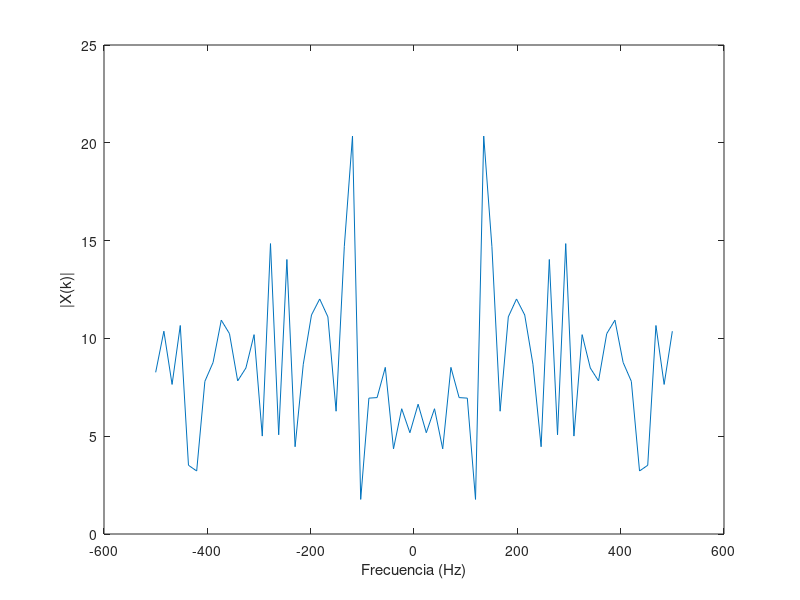

Write the MATLAB code that produced this figure. (Note: this script raises an error after producing the figure.)
%%%%%%%%%%%%%%%%%%%%%%%%%%%%%%%%%%%%%%%%%%%%%%%%%%%%%%%%%%%%
%%%%%%%%%%%%%%  PARTE 1: Convolución Circular %%%%%%%%%%%%%%
%%%%%%%%%%%%%%%%%%%%%%%%%%%%%%%%%%%%%%%%%%%%%%%%%%%%%%%%%%%%

% PREGUNTA 1

% Parámetros
N = 64;        % Longitud de x[n], puede ajustarse
Ts = 1e-3;     % Periodo de muestreo

% Generar señal aleatoria x[n]
x = randn(N, 1);

% Calcular su espectro X(k)
X = fftshift(fft(x));

% Vector de frecuencia para graficar
Fs = 1/Ts;
f = linspace(-Fs/2, Fs/2, N);

% Graficar el espectro de x[n]
figure;
plot(f, abs(X));
xlabel("Frecuencia (Hz)");
ylabel("|X(k)|");
xline(0)
title("Espectro de x[n]");

% PREGUNTA 2

% Respuesta al impulso del canal h[n]
h = [0, -0.1, 0.3, -0.5, 0.7, -0.9, 0.7, -0.5, 0.3, -0.1, 0]';

% Llenar con ceros h[n] hasta longitud N
h_padded = [h; zeros(N - length(h), 1)];

% Calcular su espectro H(k)
H = fftshift(fft(h_padded));

% Graficar el espectro de h[n]
figure;
plot(f, abs(H));
xlabel("Frecuencia (Hz)");
ylabel("|H(k)|");
title("Espectro de h[n]");

% Convolución lineal
y = conv(x, h);

% Calcular su FFT de N puntos
Y = fftshift(fft(y, N));

% Graficar el espectro de y[n]
figure;
plot(f, abs(Y));
xlabel("Frecuencia (Hz)");
ylabel("|Y(k)|");
title("Espectro de y[n] (Convolución Lineal)");

% Convolución circular
yc = cconv(x, h, N);  % Convolución circular de N puntos

% Calcular su espectro Yc(k)
Yc = fftshift(fft(yc));

% Graficar el espectro de yc[n]
figure;
plot(f, abs(Yc));
xlabel("Frecuencia (Hz)");
ylabel("|Y_c(k)|");
title("Espectro de y_c[n] (Convolución Circular)");

% Calcular el producto X(k) * H(k)
XH = X .* H;

% Comparación entre X(k)*H(k) y Y(k)
figure;
subplot(2,1,1);
plot(f, abs(XH), f, abs(Y));
xlabel("Frecuencia (Hz)");
ylabel("Magnitud");
title("Comparación de X(k)*H(k) y Y(k)");
legend("|X(k)*H(k)|", "|Y(k)|");

% Comparación entre X(k)*H(k) y Yc(k)
subplot(2,1,2);
plot(f, abs(XH), f, abs(Yc));
xlabel("Frecuencia (Hz)");
ylabel("Magnitud");
title("Comparación de X(k)*H(k) y Y_c(k)");
legend("|X(k)*H(k)|", "|Y_c(k)|");

% Longitud del prefijo cíclico (debe ser >= longitud de h[n]-1)
L = length(h) - 1;

% Construir prefijo cíclico a partir de las últimas L muestras de x[n]
cyclic_prefix = x(end-L+1:end);

% Extender x[n] con prefijo cíclico
x_ext = [cyclic_prefix; x];

% Longitud óptima del prefijo cíclico es L = length(h) - 1 = 10
fprintf("Longitud elegida del prefijo cíclico: %d\n", L);

% Convolución lineal con la señal extendida
y_ext = conv(x_ext, h);

% Eliminar las primeras L muestras para extraer el resultado de la convolución circular
yc_extracted = y_ext(L+1:L+N);

% Verificar que yc extraído coincide con la convolución circular yc
difference = max(abs(yc - yc_extracted));
fprintf("Diferencia máxima entre yc y yc extraído: %e\n", difference);

%%%%%%%%%%%%%%%%%%%%%%%%%%%%%%%%%%%%%%%%%%%%%%%%%%%%%%%%%%%%
%%%%%%%%%%%%%%%%%%  PARTE 2: Ecualización %%%%%%%%%%%%%%%%%%
%%%%%%%%%%%%%%%%%%%%%%%%%%%%%%%%%%%%%%%%%%%%%%%%%%%%%%%%%%%%

% Parámetros de OFDM
NFFT = 128;           % Tamaño de FFT
Ncp = 16;             % Longitud del prefijo cíclico (varía según el caso)
Nofdm = 100;          % Número de símbolos OFDM
Nsub = 10;            % Número de subportadoras de datos
modOrder = 4;         % Modulación QPSK (número M-ario)

% Respuesta al impulso del canal h[n]
h = [0, -0.1, 0.3, -0.5, 0.7, -0.9, 0.7, -0.5, 0.3, -0.1, 0];

% Respuesta de frecuencia ideal del canal
H = fft(h, NFFT);

% Generar bits aleatorios
numBits = Nsub * Nofdm * log2(modOrder);
bits = randi([0 1], numBits, 1);

%%%%%%%%%%%%%%%%%%%%%%%%%%%%%%%%%%%%%%%%%%%%%%%%%%%%%%%%%%%%
%%%%%%%%%%%%  PARTE A: Intervalo de guarda con 0 %%%%%%%%%%%%%%%%%%
%%%%%%%%%%%%%%%%%%%%%%%%%%%%%%%%%%%%%%%%%%%%%%%%%%%%%%%%%%%%

% Actualizar Ncp para este caso
Ncp = 16;

% Modulación QPSK
symbols = moduladorQPSK(bits);

% Remodelar símbolos en subportadoras x símbolos OFDM
symbols_matrix = reshape(symbols, Nsub, Nofdm);

% Inicializar la matriz de símbolos OFDM
X = zeros(NFFT, Nofdm);

% Mapear símbolos a subportadoras
X(2:Nsub+1, :) = symbols_matrix;

% Modulación OFDM (IFFT)
ofdm_symbols = ifft(X, NFFT);

% Agregar intervalo de guarda lleno de ceros
ofdm_with_guard = [zeros(Ncp, Nofdm); ofdm_symbols];

% Serializar los símbolos OFDM
s = ofdm_with_guard(:);

% Transmitir a través del canal
s_rx = conv(s, h);
s_rx = s_rx(1:length(s));

% Remodelar la señal recibida
s_rx_matrix = reshape(s_rx, NFFT + Ncp, Nofdm);

% Eliminar el intervalo de guarda
received_symbols = s_rx_matrix(Ncp+1:end, :);

% Demodulación OFDM (FFT)
Y = fft(received_symbols, NFFT);

size(Y)
size(repmat(H.', 1, Nofdm))

% Ecualización en el dominio de frecuencia
Y_eq = Y ./ repmat(H, 1, Nofdm);

% Extraer las subportadoras de datos
received_data = Y_eq(2:Nsub+1, :);
received_data = received_data(:);

% Demodulación QPSK
received_bits = demoduladorQPSK(received_data);

% Calcular BER
num_errors = sum(bits ~= received_bits);
bit_error_rate = num_errors / numBits;
fprintf("Caso a) BER con intervalo de guarda en cero: %f\n", bit_error_rate);

% Diagrama de constelación
figure;
subplot(1,2,1);
plot(real(symbols), imag(symbols), "o");
title("Constelación Transmitida");
xlabel("En Fase");
ylabel("En Cuadratura");
axis square;

subplot(1,2,2);
plot(real(received_data), imag(received_data), "o");
title("Constelación Recibida (Caso a)");
xlabel("En Fase");
ylabel("En Cuadratura");
axis square;

%%%%%%%%%%%%%%%%%%%%%%%%%%%%%%%%%%%%%%%%%%%%%%%%%%%%%%%%%%%%
%%%%%%%%%%%%  PARTE B: Intervalo de guarda con 0 %%%%%%%%%%%%%%%%%%
%%%%%%%%%%%%%%%%%%%%%%%%%%%%%%%%%%%%%%%%%%%%%%%%%%%%%%%%%%%%

% Actualizar Ncp para el Caso b)
Ncp = 4;  % Longitud del prefijo cíclico menor al canal

% Modulación QPSK
symbols_b = moduladorQPSK(bits);

% Remodelar símbolos en subportadoras x símbolos OFDM
symbols_matrix_b = reshape(symbols_b, Nsub, Nofdm);

% Inicializar la matriz de símbolos OFDM
X_b = zeros(NFFT, Nofdm);

% Mapear símbolos a subportadoras
X_b(2:Nsub+1, :) = symbols_matrix_b;

% Modulación OFDM (IFFT)
ofdm_symbols_b = ifft(X_b, NFFT);

% Agregar prefijo cíclico (copia de las últimas Ncp muestras)
cyclic_prefix_b = ofdm_symbols_b(end-Ncp+1:end, :);
ofdm_with_cp_b = [cyclic_prefix_b; ofdm_symbols_b];

% Serializar los símbolos OFDM
s_b = ofdm_with_cp_b(:);

% Transmitir a través del canal
s_rx_b = conv(s_b, h);
s_rx_b = s_rx_b(1:length(s_b));

% Remodelar la señal recibida
s_rx_matrix_b = reshape(s_rx_b, NFFT + Ncp, Nofdm);

% Eliminar el prefijo cíclico
received_symbols_b = s_rx_matrix_b(Ncp+1:end, :);

% Demodulación OFDM (FFT)
Y_b = fft(received_symbols_b, NFFT);

% Ecualización en el dominio de frecuencia
Y_eq_b = Y_b ./ repmat(H, 1, Nofdm);

% Extraer las subportadoras de datos
received_data_b = Y_eq_b(2:Nsub+1, :);
received_data_b = received_data_b(:);

% Demodulación QPSK
received_bits_b = demoduladorQPSK(received_data_b);

% Calcular BER
num_errors_b = sum(bits ~= received_bits_b);
bit_error_rate_b = num_errors_b / numBits;
fprintf("Caso b) BER con prefijo cíclico corto: %f\n", bit_error_rate_b);

% Diagrama de constelación
figure;
subplot(1,2,1);
plot(real(symbols_b), imag(symbols_b), "o");
title("Constelación Transmitida");
xlabel("En Fase");
ylabel("En Cuadratura");
axis square;

subplot(1,2,2);
plot(real(received_data_b), imag(received_data_b), "o");
title("Constelación Recibida (Caso b)");
xlabel("En Fase");
ylabel("En Cuadratura");
axis square;

%%%%%%%%%%%%%%%%%%%%%%%%%%%%%%%%%%%%%%%%%%%%%%%%%%%%%%%%%%%%
%%%%%%%%%%%%  PARTE C:  %%%%%%%%%%%%%%%%%%
%%%%%%%%%%%%%%%%%%%%%%%%%%%%%%%%%%%%%%%%%%%%%%%%%%%%%%%%%%%%

% Actualizar Ncp para el Caso c)
Ncp = 16;  % Longitud del prefijo cíclico igual o mayor al canal

% Modulación QPSK
symbols_c = moduladorQPSK(bits);

% Remodelar símbolos en subportadoras x símbolos OFDM
symbols_matrix_c = reshape(symbols_c, Nsub, Nofdm);

% Inicializar la matriz de símbolos OFDM
X_c = zeros(NFFT, Nofdm);

% Mapear símbolos a subportadoras
X_c(2:Nsub+1, :) = symbols_matrix_c;

% Modulación OFDM (IFFT)
ofdm_symbols_c = ifft(X_c, NFFT);

% Agregar prefijo cíclico (copia de las últimas Ncp muestras)
cyclic_prefix_c = ofdm_symbols_c(end-Ncp+1:end, :);
ofdm_with_cp_c = [cyclic_prefix_c; ofdm_symbols_c];

% Serializar los símbolos OFDM
s_c = ofdm_with_cp_c(:);

% Transmitir a través del canal
s_rx_c = conv(s_c, h);
s_rx_c = s_rx_c(1:length(s_c));

% Remodelar la señal recibida
s_rx_matrix_c = reshape(s_rx_c, NFFT + Ncp, Nofdm);

% Eliminar el prefijo cíclico
received_symbols_c = s_rx_matrix_c(Ncp+1:end, :);

% Demodulación OFDM (FFT)
Y_c = fft(received_symbols_c, NFFT);

% Ecualización en el dominio de frecuencia
Y_eq_c = Y_c ./ repmat(H, 1, Nofdm);

% Extraer las subportadoras de datos
received_data_c = Y_eq_c(2:Nsub+1, :);
received_data_c = received_data_c(:);

% Demodulación QPSK
received_bits_c = demoduladorQPSK(received_data_c);

% Calcular BER
num_errors_c = sum(bits ~= received_bits_c);
bit_error_rate_c = num_errors_c / numBits;
fprintf("Caso c) BER con prefijo cíclico suficiente: %f\n", bit_error_rate_c);

% Diagrama de constelación
figure;
subplot(1,2,1);
plot(real(symbols_c), imag(symbols_c), "o");
title("Constelación Transmitida");
xlabel("En Fase");
ylabel("En Cuadratura");
axis square;

subplot(1,2,2);
plot(real(received_data_c), imag(received_data_c), "o");
title("Constelación Recibida (Caso c)");
xlabel("En Fase");
ylabel("En Cuadratura");
axis square;
